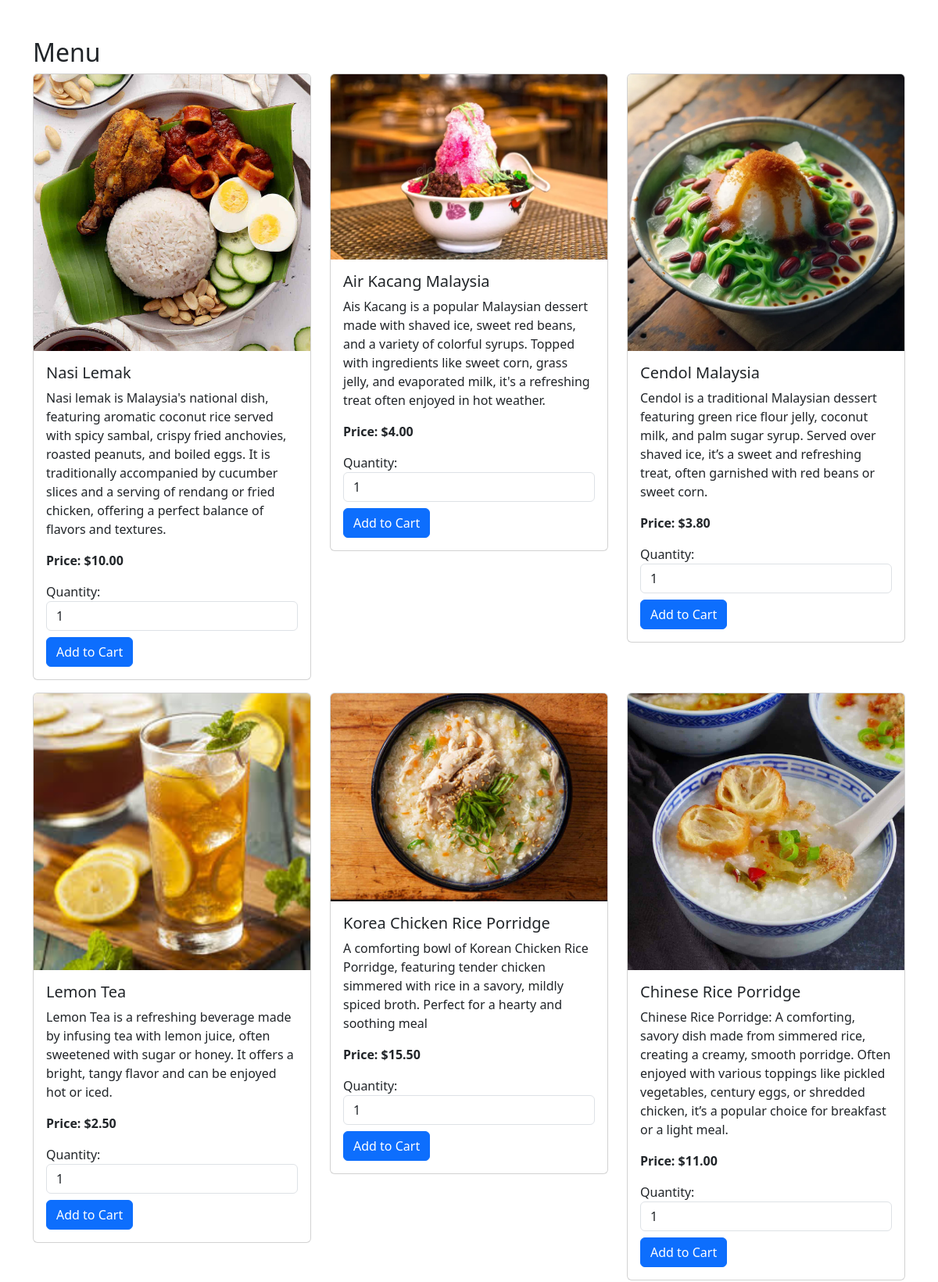
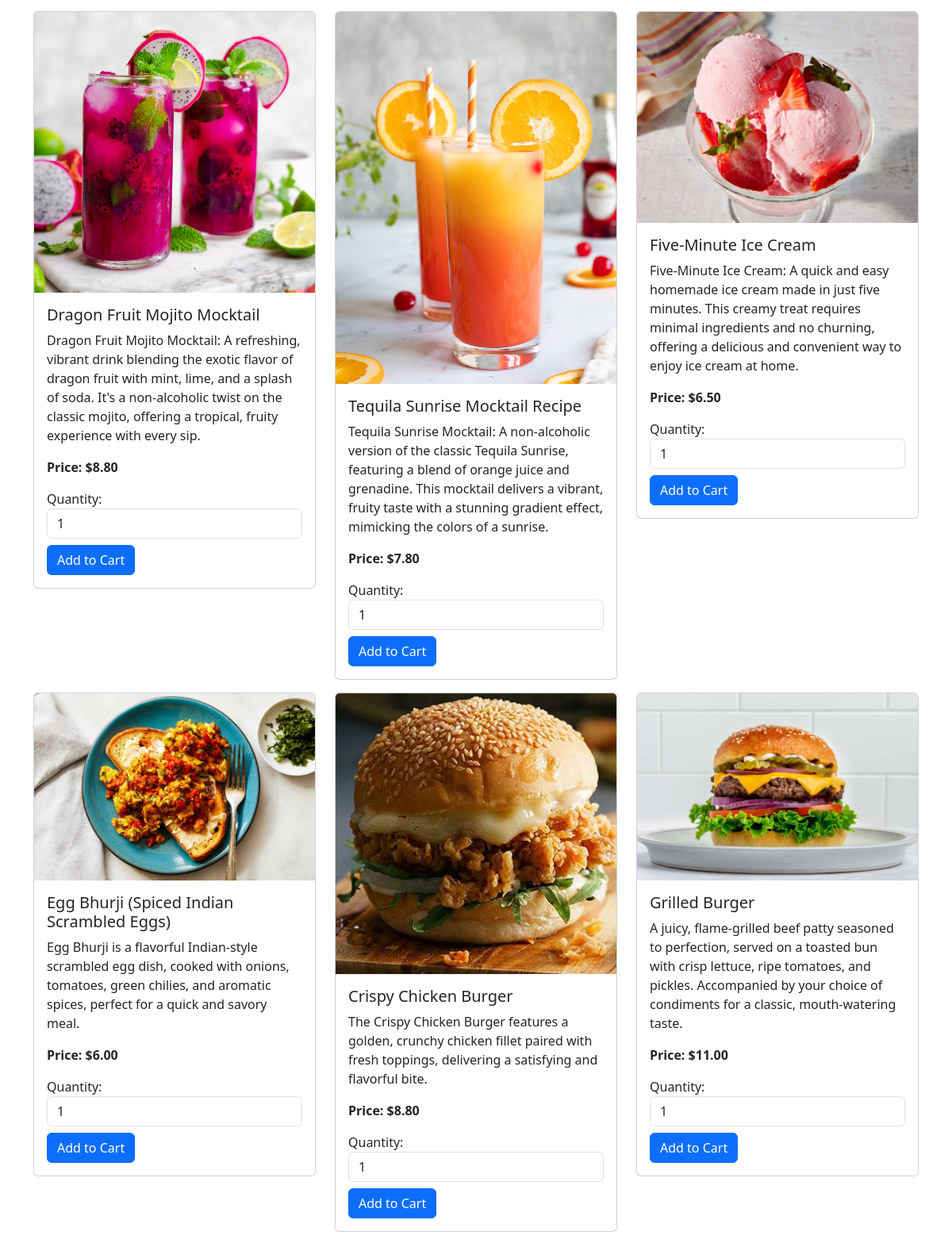
/customer/index.php (upper part), run on the app's committed database (2 pictures, top to bottom).
### tables this page shows
CREATE TABLE `menu_items` (
  `id` int NOT NULL AUTO_INCREMENT,
  `name` varchar(255) NOT NULL,
  `description` text,
  `price` decimal(10,2) NOT NULL,
  `image` varchar(255) DEFAULT NULL,
  `status` enum('available','unavailable') DEFAULT 'available',
  `category_id` int DEFAULT NULL,
  PRIMARY KEY (`id`),
  KEY `fk_category` (`category_id`)
);

### classes/menu.php (called while the page is built, shortened)
<?php
class Menu {
    private $conn;
    public function __construct($db) {
        $this->conn = $db;
    }
    public function getAvailableMenuItems($category_id = null) {
        $query = "SELECT id, name, description, price, image FROM menu_items WHERE status = 'available'";
        $stmt = $this->conn->prepare($query);
        if (!$stmt->execute()) {
            die('Execute failed: ' . $stmt->error);
        }
        $result = $stmt->get_result()->fetch_all(MYSQLI_ASSOC);
        return $result;
    }
}
?>

### customer/index.php (the view, shortened to what this page needs)
<?php
include '../db_connect.php';
include '../classes/Menu.php';
include_once '../classes/Cart.php';
$menu = new Menu($conn);
$menuItems = $menu->getAvailableMenuItems();
?>
<!DOCTYPE html>
<html lang="en">
<head>
    <link href="https://cdn.jsdelivr.net/npm/bootstrap@5.3.0-alpha1/dist/css/bootstrap.min.css" rel="stylesheet">
</head>
<body>
<div class="container mt-5">
    <h2>Menu</h2>
    <div class="row">
        <?php foreach ($menuItems as $item): ?>
            <div class="col-md-4 mb-3">
                <div class="card">
                    <img src="../<?php echo htmlspecialchars($item['image']); ?>" class="card-img-top" alt="<?php echo htmlspecialchars($item['name']); ?>">
                    <div class="card-body">
                        <h5 class="card-title"><?php echo htmlspecialchars($item['name']); ?></h5>
                        <p class="card-text"><?php echo htmlspecialchars($item['description']); ?></p>
                        <p class="card-text"><strong>Price: $<?php echo number_format($item['price'], 2); ?></strong></p>
                       <form action="view_cart.php" method="POST">
                            <div class="form-group mb-2">
                                <label for="quantity">Quantity:</label>
                                <input type="number" name="quantity" id="quantity" class="form-control" value="1" min="1" required>
                            </div>
                            <button type="submit" class="btn btn-primary">Add to Cart</button>
                        </form>
                    </div>
                </div>
            </div>
        <?php endforeach; ?>
    </div>
</div>
</body>
</html>

### data on the page
menu_items: image+name (picture), name "Nasi Lemak", description "Nasi lemak is Malaysia's national dish, featuring aromatic coconut rice served with spicy sambal, crispy fried anchovies, roasted peanuts, and boiled eggs. It is traditionally accompanied by cucumber slices and a serving of rendang or fried chicken, offering a perfect balance of flavors and textures.", price "10.00"
menu_items: image (picture), name "Air Kacang Malaysia", description "Ais Kacang is a popular Malaysian dessert made with shaved ice, sweet red beans, and a variety of colorful syrups. Topped with ingredients like sweet corn, grass jelly, and evaporated milk, it's a refreshing treat often enjoyed in hot weather.", price "4.00"
menu_items: image (picture), name "Cendol Malaysia", description "Cendol is a traditional Malaysian dessert featuring green rice flour jelly, coconut milk, and palm sugar syrup. Served over shaved ice, it’s a sweet and refreshing treat, often garnished with red beans or sweet corn.", price "3.80"
menu_items: image (picture), name "Lemon Tea", description "Lemon Tea is a refreshing beverage made by infusing tea with lemon juice, often sweetened with sugar or honey. It offers a bright, tangy flavor and can be enjoyed hot or iced.", price "2.50"
menu_items: image+name (picture), name "Korea Chicken Rice Porridge", description "A comforting bowl of Korean Chicken Rice Porridge, featuring tender chicken simmered with rice in a savory, mildly spiced broth. Perfect for a hearty and soothing meal", price "15.50"
menu_items: image (picture), name "Chinese Rice Porridge", description "Chinese Rice Porridge: A comforting, savory dish made from simmered rice, creating a creamy, smooth porridge. Often enjoyed with various toppings like pickled vegetables, century eggs, or shredded chicken, it’s a popular choice for breakfast or a light meal.", price "11.00"
menu_items: image (picture), name "Dragon Fruit Mojito Mocktail", description "Dragon Fruit Mojito Mocktail: A refreshing, vibrant drink blending the exotic flavor of dragon fruit with mint, lime, and a splash of soda. It's a non-alcoholic twist on the classic mojito, offering a tropical, fruity experience with every sip.", price "8.80"
menu_items: image+name (picture), name "Tequila Sunrise Mocktail Recipe", description "Tequila Sunrise Mocktail: A non-alcoholic version of the classic Tequila Sunrise, featuring a blend of orange juice and grenadine. This mocktail delivers a vibrant, fruity taste with a stunning gradient effect, mimicking the colors of a sunrise.", price "7.80"
menu_items: image+name (picture), name "Five-Minute Ice Cream", description "Five-Minute Ice Cream: A quick and easy homemade ice cream made in just five minutes. This creamy treat requires minimal ingredients and no churning, offering a delicious and convenient way to enjoy ice cream at home.", price "6.50"
menu_items: image+name (picture), name "Egg Bhurji (Spiced Indian Scrambled Eggs)", description "Egg Bhurji is a flavorful Indian-style scrambled egg dish, cooked with onions, tomatoes, green chilies, and aromatic spices, perfect for a quick and savory meal.", price "6.00"
menu_items: image+name (picture), name "Crispy Chicken Burger", description "The Crispy Chicken Burger features a golden, crunchy chicken fillet paired with fresh toppings, delivering a satisfying and flavorful bite.", price "8.80"
menu_items: image (picture), name "Grilled Burger", description "A juicy, flame-grilled beef patty seasoned to perfection, served on a toasted bun with crisp lettuce, ripe tomatoes, and pickles. Accompanied by your choice of condiments for a classic, mouth-watering taste.", price "11.00"
